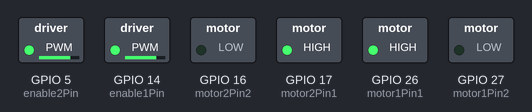
Simulated run of this sketch. Board: ESP32. On the bench: switched loads named in the sketch (green lamp = pin HIGH). What the sketch prints to the serial monitor is not drawn.

Above: at 0.1 s.
Timing chart, 0 to 1.6 s (numbered marks = the images above):
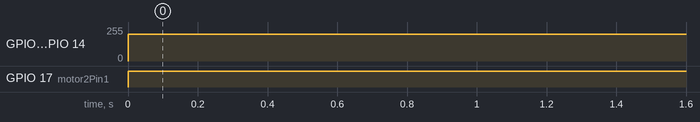

Measured:
- by itself, GPIO 5 (enable2Pin), GPIO 14 (enable1Pin): 0/255 → 199/255 at 0.00 s
- by itself, GPIO 17 (motor2Pin1): LOW → HIGH at 0.00 s

The sketch:

Motor_testing.ino
```cpp
// need esp32 by espressif 2.0.17 not 3.0 code breaks due to changes in language
//use board ESP32 DEV MODULE

#include <Arduino.h>

// Motor A
int motor1Pin1 = 26;
int motor1Pin2 = 27;
int enable1Pin = 14;

// Motor B
int motor2Pin1 = 17;
int motor2Pin2 = 16;
int enable2Pin = 5;

// Setting PWM properties
const int freq = 30000;
const int resolution = 8;
int dutyCycle = 200; // Duty cycle value from 0 to 255

// Define LEDC channels
const int pwmChannel1 = 0;
const int pwmChannel2 = 1;

void setup() {
  // Set the pins as outputs:
  pinMode(motor1Pin1, OUTPUT);
  pinMode(motor1Pin2, OUTPUT);
  pinMode(enable1Pin, OUTPUT);
  pinMode(motor2Pin1, OUTPUT);
  pinMode(motor2Pin2, OUTPUT);
  pinMode(enable2Pin, OUTPUT);

  // Configure LEDC PWM channels
  ledcSetup(pwmChannel1, freq, resolution);
  ledcAttachPin(enable1Pin, pwmChannel1);

  ledcSetup(pwmChannel2, freq, resolution);
  ledcAttachPin(enable2Pin, pwmChannel2);

  Serial.begin(115200);
  Serial.println("Testing DC Motor...");
}

void loop() {
  // Move the DC motors forward at the set speed
  digitalWrite(motor1Pin1, HIGH);
  digitalWrite(motor1Pin2, LOW);
  digitalWrite(motor2Pin1, HIGH);
  digitalWrite(motor2Pin2, LOW);

  // Set the duty cycle to a constant value
  ledcWrite(pwmChannel1, dutyCycle);
  ledcWrite(pwmChannel2, dutyCycle);

  Serial.print("Motors running at duty cycle: ");
  Serial.println(dutyCycle);

  delay(10000); // Delay for 10 second
}
```
